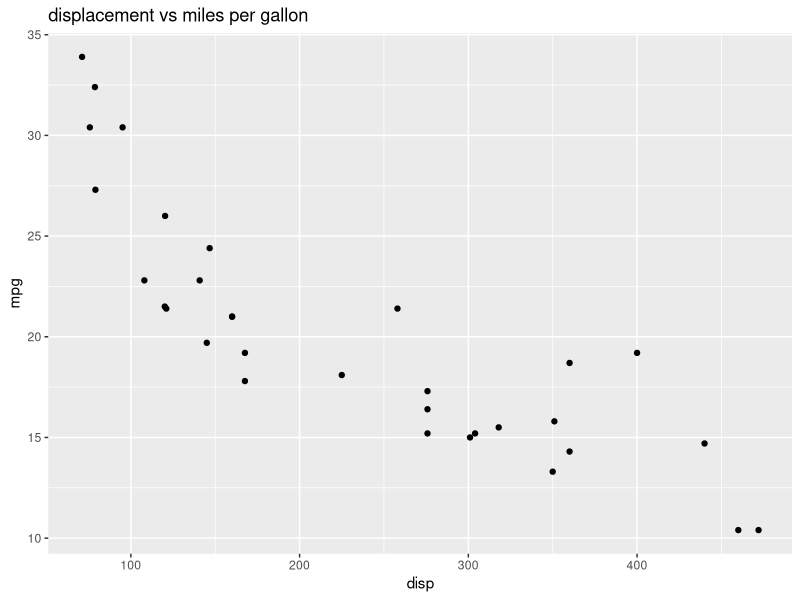
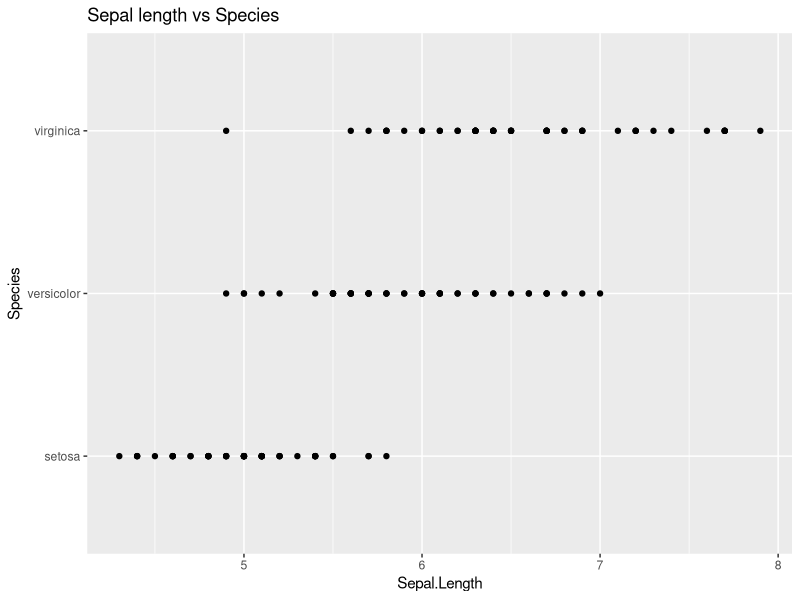
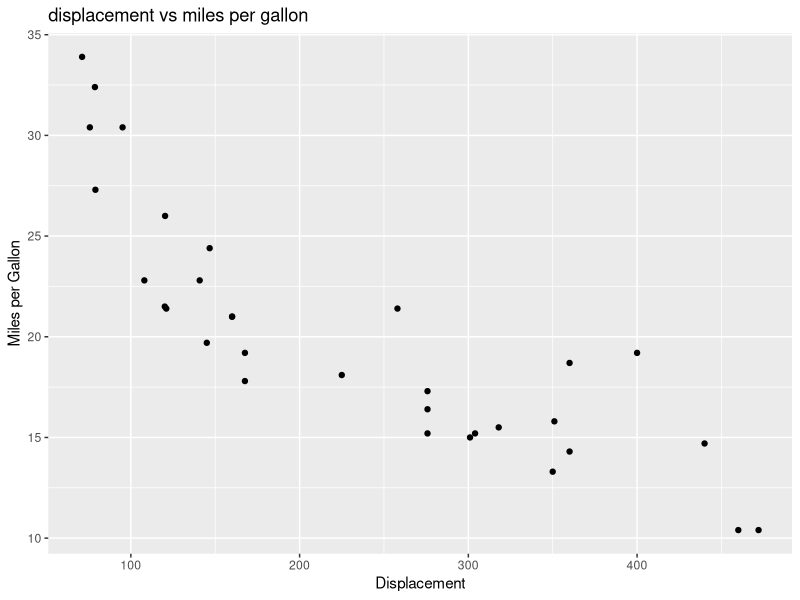
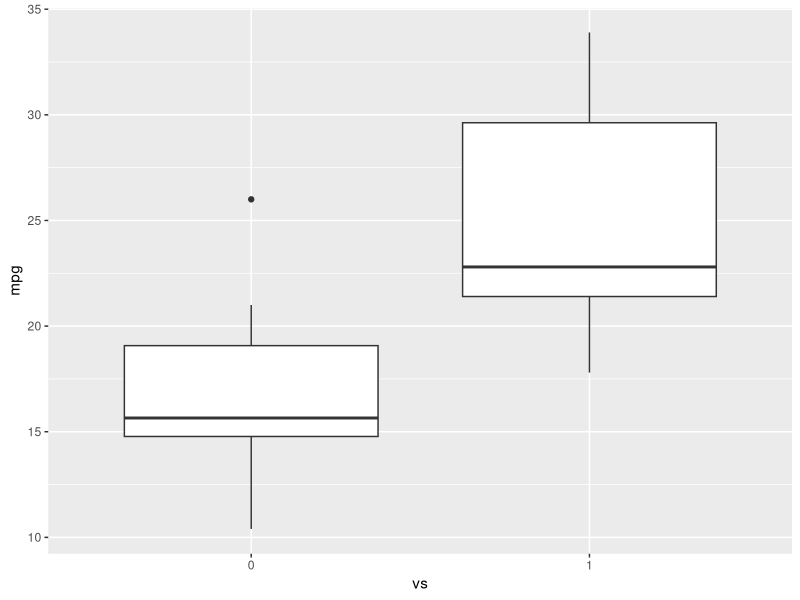
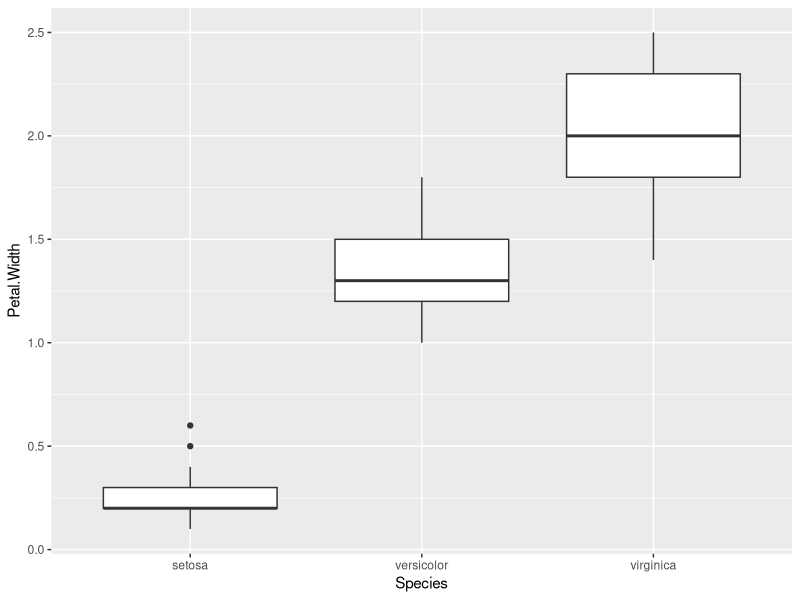
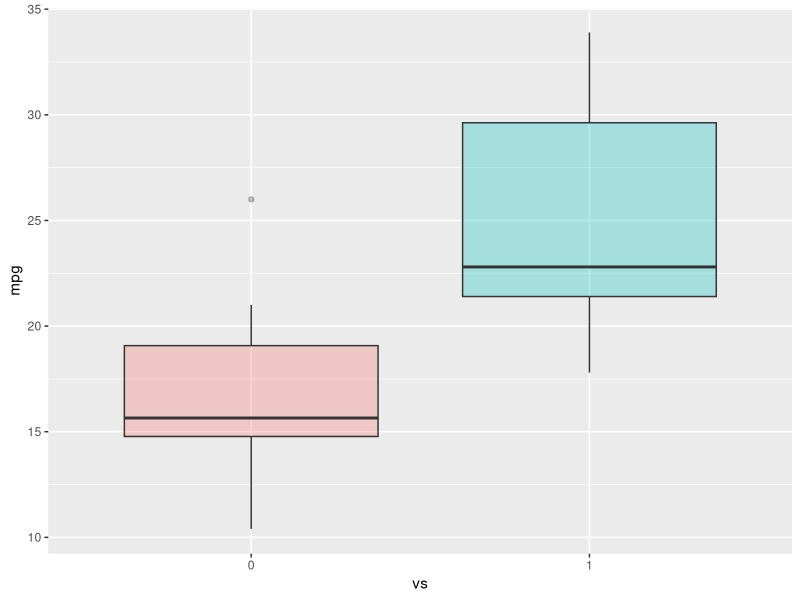
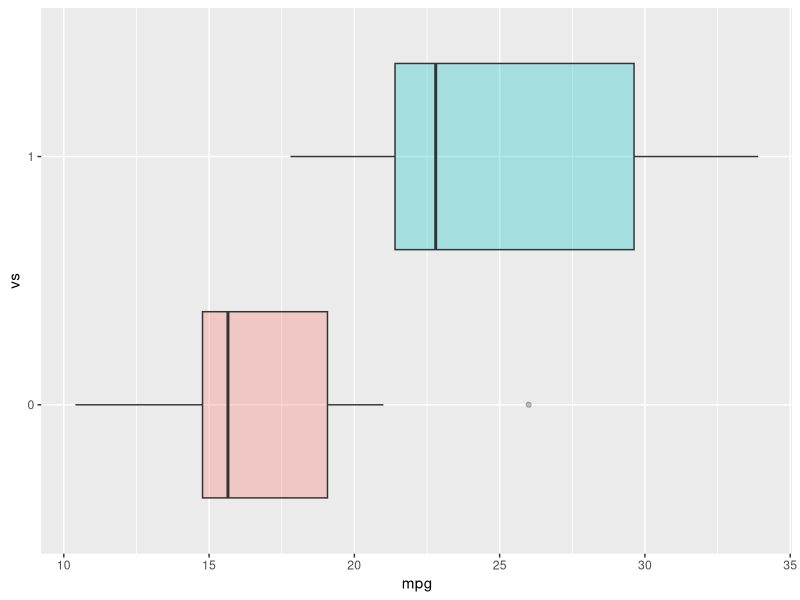
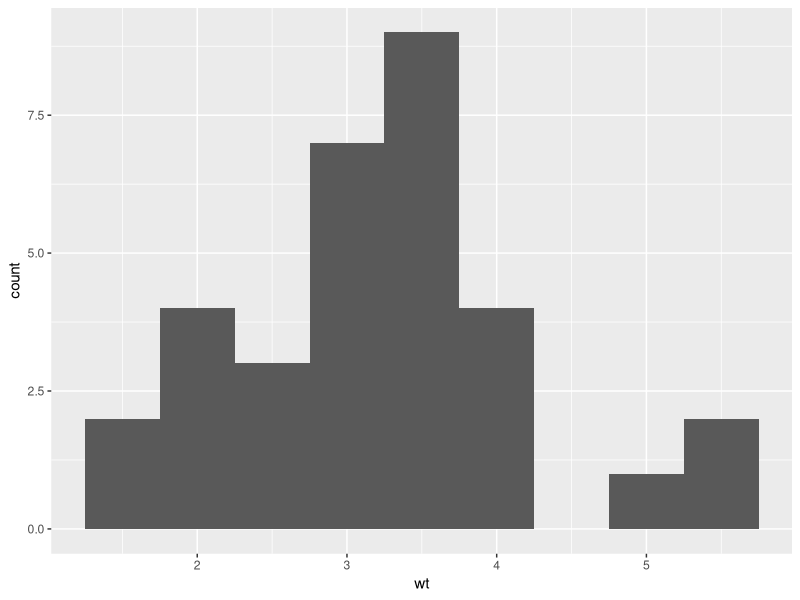

Here is the R script that generated these plots, in order:
library(datasets)
library(ggplot2)
library(GGally)


data("iris")
head(iris,10)
View(iris)
unique(iris$Species)

data(mtcars)
head(mtcars, 5)



ggplot(aes(x=disp,y=mpg,),data=mtcars)+geom_point()+ggtitle("displacement vs miles per gallon")
ggplot(aes(x=Sepal.Length,y=Species,),data=iris) + geom_point() + ggtitle("Sepal length vs Species")

# change axis name
ggplot(aes(x=disp,y=mpg,),data=mtcars)+geom_point()+ggtitle("displacement vs miles per gallon") + labs(x = "Displacement", y = "Miles per Gallon")



#make vs a factor
mtcars$vs <- as.factor(mtcars$vs)
iris$Species <- as.factor(iris$Species)

# create boxplot of the distribution for v-shaped and straight Engine
ggplot(aes(x=vs, y=mpg), data = mtcars) + geom_boxplot()
ggplot(aes(x=Species, y=Petal.Width), data = iris) + geom_boxplot()

# Add color to the boxplots to help differentiate:
ggplot(aes(x=vs, y=mpg, fill = vs), data = mtcars) + geom_boxplot(alpha=0.3) + theme(legend.position="none") 
ggplot(aes(x=mpg, y=vs, fill = vs), data = mtcars) + geom_boxplot(alpha=0.3) + theme(legend.position="none") 


# Finally, let us create the histogram of weight wt.
ggplot(aes(x=wt),data=mtcars) + geom_histogram(binwidth=0.5)

ggpairs(iris, mapping=ggplot2::aes(colour = Species))
ggpairs(mtcars, mapping=ggplot2::aes(colour = vs))

